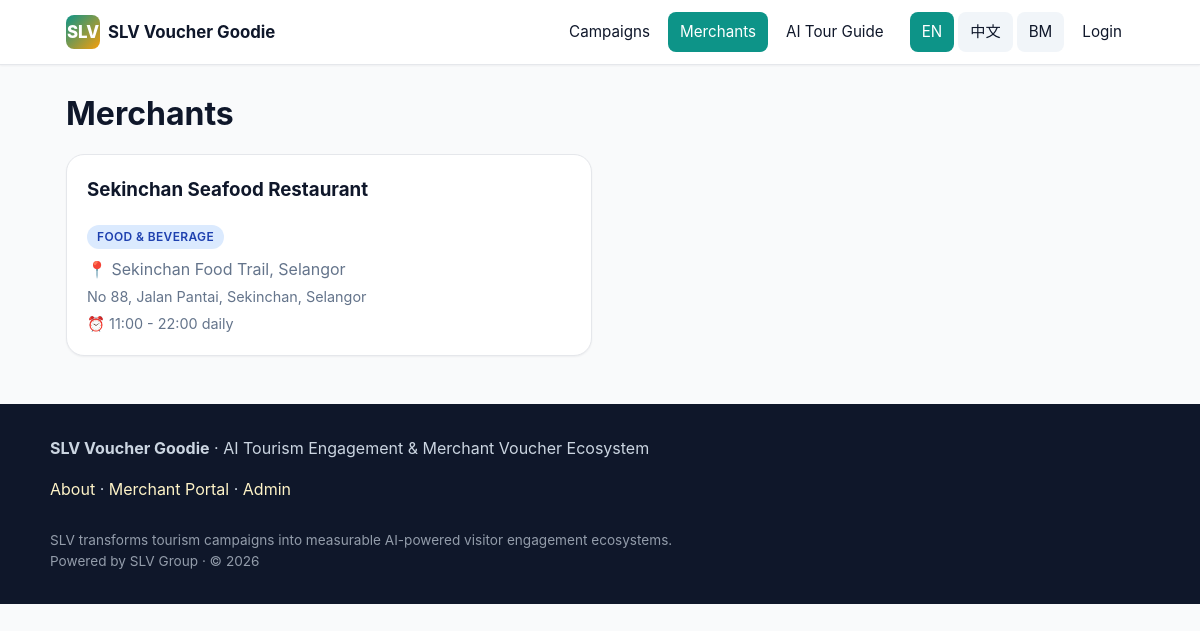
The app's page /merchants, older data.
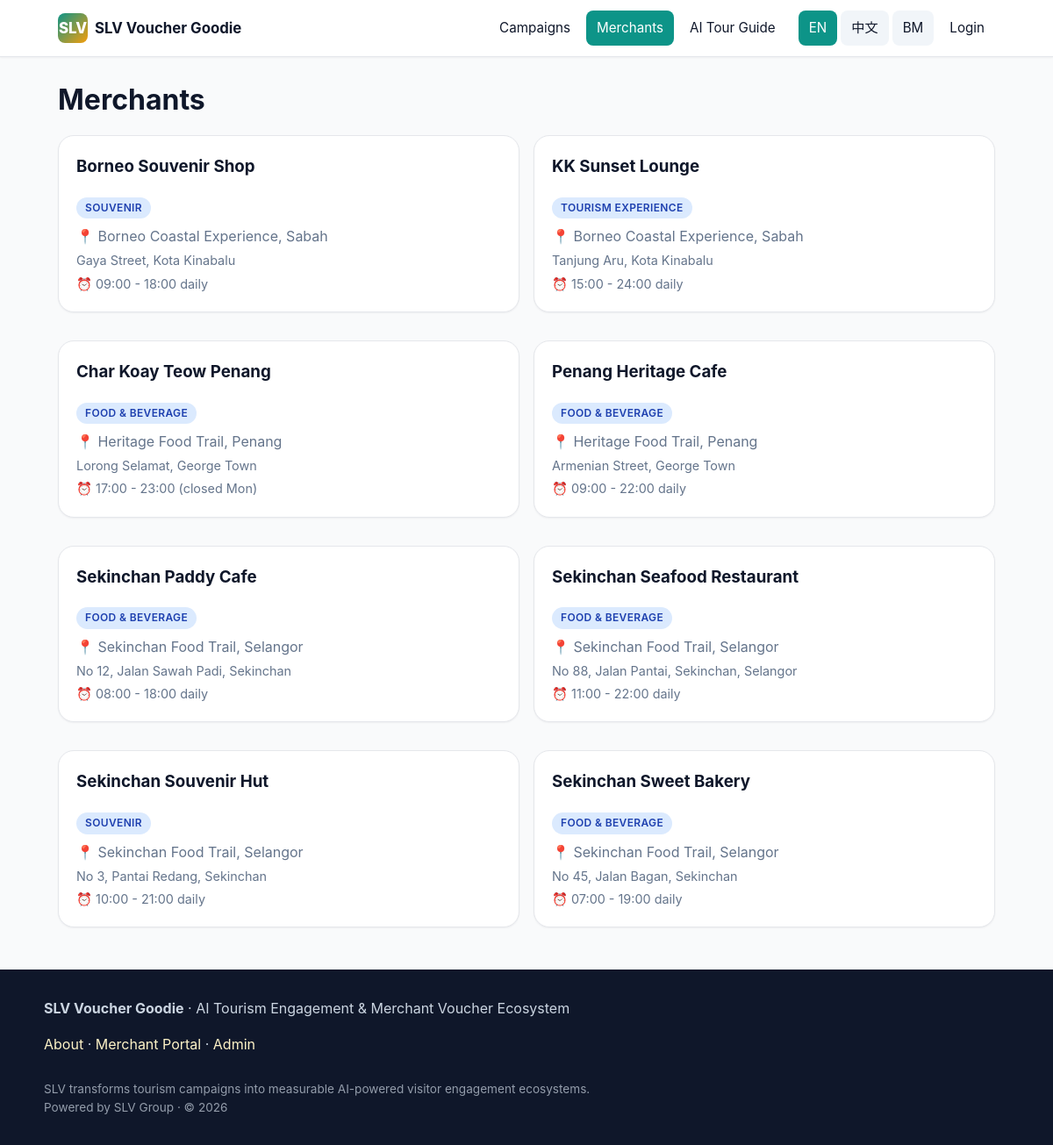
The same page, newer data.
### tables this page shows
CREATE TABLE merchants (
  id                  BIGINT UNSIGNED NOT NULL AUTO_INCREMENT,
  user_id             BIGINT UNSIGNED NOT NULL,
  business_name       VARCHAR(180) NOT NULL,
  owner_name          VARCHAR(120) NOT NULL,
  phone               VARCHAR(40)  NOT NULL,
  whatsapp            VARCHAR(40)  DEFAULT NULL,
  email               VARCHAR(180) NOT NULL,
  category            ENUM('fnb','hotel','retail','souvenir','attraction','transport','experience','others') NOT NULL DEFAULT 'fnb',
  location_id         BIGINT UNSIGNED DEFAULT NULL,
  address             VARCHAR(500) DEFAULT NULL,
  map_link            VARCHAR(500) DEFAULT NULL,
  registration_no     VARCHAR(80)  DEFAULT NULL,
  logo                VARCHAR(255) DEFAULT NULL,
  shop_photos         TEXT DEFAULT NULL,
  operating_hours     VARCHAR(255) DEFAULT NULL,
  wallet_balance      DECIMAL(10,2) NOT NULL DEFAULT 0.00,
  subscription_status ENUM('pending','active','expired','suspended') NOT NULL DEFAULT 'pending',
  status              ENUM('pending','active','suspended') NOT NULL DEFAULT 'pending',
  created_at          DATETIME NOT NULL DEFAULT CURRENT_TIMESTAMP,
  updated_at          DATETIME NOT NULL DEFAULT CURRENT_TIMESTAMP ON UPDATE CURRENT_TIMESTAMP,
  PRIMARY KEY (id),
  KEY idx_merchants_user (user_id),
  KEY idx_merchants_location (location_id),
  KEY idx_merchants_status (status),
  CONSTRAINT fk_merchants_user FOREIGN KEY (user_id) REFERENCES users(id) ON DELETE CASCADE,
  CONSTRAINT fk_merchants_location FOREIGN KEY (location_id) REFERENCES locations(id) ON DELETE SET NULL
);

CREATE TABLE locations (
  id           BIGINT UNSIGNED NOT NULL AUTO_INCREMENT,
  state        VARCHAR(80)  NOT NULL,
  city         VARCHAR(80)  DEFAULT NULL,
  area_name    VARCHAR(120) NOT NULL,
  slug         VARCHAR(80)  NOT NULL,
  description  TEXT,
  banner_image VARCHAR(255) DEFAULT NULL,
  map_link     VARCHAR(500) DEFAULT NULL,
  status       ENUM('active','inactive') NOT NULL DEFAULT 'active',
  created_at   DATETIME NOT NULL DEFAULT CURRENT_TIMESTAMP,
  PRIMARY KEY (id),
  UNIQUE KEY uniq_locations_slug (slug),
  KEY idx_locations_state (state)
);

### app/Core/View.php (called while the page is built, shortened)
<?php
class View
{
    private string $base;
    public function __construct()
    {
        $this->base = SLV_ROOT . '/app/Views/';
    }
    public function render(string $template, array $data = [], ?string $layout = null): string
    {
        $file = $this->base . $template . '.php';
        $data['_user'] = Auth::user();
        $data['_lang'] = Lang::current();
        $data['_flash'] = [
            'success' => flash('success'),
            'error'   => flash('error'),
            'info'    => flash('info'),
        ];
        $data['_errors'] = flash('errors') ?: [];
        $content = $this->capture($file, $data);
        if ($layout === null) {
            if (str_starts_with($template, 'admin/')) {
                $layout = 'layouts/admin';
            } elseif (str_starts_with($template, 'merchant/')) {
                $layout = 'layouts/merchant';
            } elseif (str_starts_with($template, 'errors/')) {
                $layout = 'layouts/public';
            } elseif (!str_starts_with($template, 'layouts/') && !str_starts_with($template, 'partials/')) {
                $layout = 'layouts/public';
            }
        }
        if ($layout) {
            $layoutFile = $this->base . $layout . '.php';
            return $this->capture($layoutFile, array_merge($data, ['content' => $content]));
        }
        return $content;
    }
    private function capture(string $file, array $data): string
    {
        extract($data, EXTR_SKIP);
        require $file;
        return (string) ob_get_clean();
    }
}

### app/Controllers/HomeController.php (called while the page is built, shortened)
<?php
class HomeController extends Controller
{
    public function merchants(array $params): void
    {
        $this->render('public/merchants', [
            'title'     => __('nav.merchants'),
            'merchants' => Merchant::publicListing(),
        ]);
    }
}

### public/index.php (called while the page is built, shortened)
<?php
require SLV_ROOT . '/config/config.php';
require SLV_ROOT . '/app/Core/helpers.php';
$router = new \App\Core\Router();
$router->dispatch();

### app/Core/Lang.php (called while the page is built, shortened)
<?php
class Lang
{
    private static array $messages = [];
    public static function boot(): void
    {
        $fallback = SLV_ROOT . '/app/Lang/en.php';
        $messages = is_file($fallback) ? require $fallback : [];
        self::$messages = $messages;
    }
    public static function get(string $key, array $replace = []): string
    {
        $segments = explode('.', $key);
        $value = self::$messages;
        foreach ($segments as $segment) {
            $value = $value[$segment];
        }
        return $value;
    }
}

### app/Core/helpers.php (called while the page is built, shortened)
<?php
if (!function_exists('config')) {
    function config(string $key, mixed $default = null): mixed
    {
        static $cache = [];
        [$file, $path] = array_pad(explode('.', $key, 2), 2, null);
        if (!isset($cache[$file])) {
            $full = SLV_ROOT . '/config/' . $file . '.php';
            $cache[$file] = is_file($full) ? require $full : [];
        }
        if ($path === null) {
            return $cache[$file];
        }
        $value = $cache[$file];
        foreach (explode('.', $path) as $segment) {
            $value = $value[$segment];
        }
        return $value;
    }
}
if (!function_exists('e')) {
    function e(?string $value): string
    {
        return htmlspecialchars((string) $value, ENT_QUOTES | ENT_SUBSTITUTE, 'UTF-8');
    }
}
if (!function_exists('__')) {
    function __(string $key, array $replace = []): string
    {
        return \App\Core\Lang::get($key, $replace);
    }
}

### config/config.php (called while the page is built, shortened)
<?php
if (!function_exists('env')) {
    function env(string $key, mixed $default = null): mixed
    {
        $value = $_ENV[$key] ?? getenv($key);
        if ($value === false || $value === null || $value === '') {
            return $default;
        }
        return match (strtolower((string) $value)) {
            'true', '(true)'   => true,
            'false', '(false)' => false,
            'null', '(null)'   => null,
            default            => $value,
        };
    }
}
return [
    'name'      => env('APP_NAME', 'SLV Voucher Goodie'),
    'env'       => env('APP_ENV', 'production'),
    'debug'     => (bool) env('APP_DEBUG', false),
    'url'       => rtrim((string) env('APP_URL', 'http://localhost:8000'), '/'),
    'timezone'  => env('APP_TIMEZONE', 'Asia/Kuala_Lumpur'),
    'key'       => env('APP_KEY', ''),
    'pricing' => [
        'subscription_fee'  => (float) env('SUBSCRIPTION_ANNUAL_FEE', 150),
        'redemption_fee'    => (float) env('VOUCHER_REDEMPTION_FEE', 1.50),
        'wallet_min'        => (float) env('WALLET_MIN_BALANCE', 100),
        'wallet_min_reload' => (float) env('WALLET_MIN_RELOAD', 100),
    ],
    'billplz' => [
        'base_url'      => env('BILLPLZ_BASE_URL', 'https://www.billplz-sandbox.com/api/v3'),
        'api_key'       => env('BILLPLZ_API_KEY', ''),
        'collection_id' => env('BILLPLZ_COLLECTION_ID', ''),
        'x_signature'   => env('BILLPLZ_X_SIGNATURE', ''),
    ],
    'openai' => [
        'api_key' => env('OPENAI_API_KEY', ''),
        'model'   => env('OPENAI_MODEL', 'gpt-4o-mini'),
    ],
    'lang' => [
        'default'   => env('DEFAULT_LANG', 'en'),
        'available' => ['en', 'zh', 'ms'],
    ],
];

### config/database.php (called while the page is built)
<?php
return [
    'driver'   => 'mysql',
    'host'     => env('DB_HOST', '127.0.0.1'),
    'port'     => (int) env('DB_PORT', 3306),
    'database' => env('DB_DATABASE', 'slv_voucher'),
    'username' => env('DB_USERNAME', 'root'),
    'password' => env('DB_PASSWORD', ''),
    'charset'  => 'utf8mb4',
    'collation' => 'utf8mb4_unicode_ci',
];

### app/Core/Database.php (called while the page is built, shortened)
<?php
class Database
{
    private static ?PDO $pdo = null;
    public static function pdo(): PDO
    {
        $cfg = config('database');
        $dsn = sprintf(
            '%s:host=%s;port=%d;dbname=%s;charset=%s',
            $cfg['driver'],
            $cfg['host'],
            $cfg['port'],
            $cfg['database'],
            $cfg['charset']
        );
        try {
            self::$pdo = new PDO($dsn, $cfg['username'], $cfg['password'], [
                PDO::ATTR_ERRMODE            => PDO::ERRMODE_EXCEPTION,
                PDO::ATTR_DEFAULT_FETCH_MODE => PDO::FETCH_ASSOC,
                PDO::ATTR_EMULATE_PREPARES   => false,
            ]);
        } catch (PDOException $e) {
            throw new \RuntimeException('Database connection failed: ' . $e->getMessage(), 0, $e);
        }
        return self::$pdo;
    }
    public static function run(string $sql, array $params = []): PDOStatement
    {
        $stmt = self::pdo()->prepare($sql);
        $stmt->execute($params);
        return $stmt;
    }
    public static function all(string $sql, array $params = []): array
    {
        return self::run($sql, $params)->fetchAll();
    }
}

### app/Models/Merchant.php (called while the page is built, shortened)
<?php
class Merchant
{
    public static function publicListing(): array
    {
        return Database::all(
            "SELECT m.*, l.area_name AS location_name, l.state AS location_state
             FROM merchants m
             LEFT JOIN locations l ON l.id = m.location_id
             WHERE m.status = 'active' AND m.subscription_status = 'active'
             ORDER BY l.area_name, m.business_name"
        );
    }
}

### app/Views/public/merchants.php (the view, shortened to what the rows shown need)
<h1 class="mt-0 mb-2"><?= e(__('nav.merchants')) ?></h1>
<?php if (empty($merchants)): ?>
  <div class="card text-center text-muted">—</div>
<?php else: ?>
  <div class="grid grid-2">
    <?php foreach ($merchants as $m): ?>
      <article class="card">
        <h3 class="mt-0"><?= e($m['business_name']) ?></h3>
        <div class="pill pill-info"><?= e(__('merchant.category_options.' . $m['category'])) ?></div>
        <p class="text-muted mt-1" style="margin:8px 0 0;">
          📍 <?= e($m['location_name'] ?? '') ?>, <?= e($m['location_state'] ?? '') ?>
        </p>
        <?php if (!empty($m['address'])): ?>
          <p class="text-muted" style="margin:4px 0 0; font-size:.9rem;"><?= e($m['address']) ?></p>
        <?php endif; ?>
        <?php if (!empty($m['operating_hours'])): ?>
          <p class="text-muted" style="margin:4px 0 0; font-size:.9rem;">⏰ <?= e($m['operating_hours']) ?></p>
        <?php endif; ?>
      </article>
    <?php endforeach; ?>
  </div>
<?php endif; ?>

### app/Core/Router.php (shortened to what the rows shown need)
<?php
class Router
{
    private array $routes = [
        'GET' => [], 'POST' => [], 'PUT' => [], 'DELETE' => [],
    ];
    private array $groupMiddleware = [];
    public function group(array $middleware, callable $callback): void
    {
        $previous = $this->groupMiddleware;
        $this->groupMiddleware = array_merge($previous, $middleware);
        $this->groupMiddleware = $previous;
    }
    private function add(string $method, string $path, array $handler, array $middleware): void
    {
        $pattern = preg_replace('#\{([a-zA-Z_][a-zA-Z0-9_]*)\}#', '(?P<$1>[^/]+)', $path);
        $pattern = '#^' . rtrim($pattern, '/') . '/?$#';
        $this->routes[$method][] = [
            'pattern'    => $pattern,
            'handler'    => $handler,
            'middleware' => array_merge($this->groupMiddleware, $middleware),
        ];
    }
    public function dispatch(): void
    {
        $method = $_SERVER['REQUEST_METHOD'] ?? 'GET';
        $uri = parse_url($_SERVER['REQUEST_URI'] ?? '/', PHP_URL_PATH) ?: '/';
        $uri = rtrim($uri, '/') ?: '/';
        foreach ($this->routes[$method] ?? [] as $route) {
            if (preg_match($route['pattern'], $uri, $matches)) {
                $params = array_filter($matches, 'is_string', ARRAY_FILTER_USE_KEY);
                [$controllerClass, $action] = $route['handler'];
                $controller = new $controllerClass();
                $controller->{$action}($params);
                return;
            }
        }
    }
}

Row changes from the older to the newer data that the page shows:
added merchants: business_name "Borneo Souvenir Shop", category "SOUVENIR", location.area_name "Borneo Coastal Experience", location.state "Sabah", address "Gaya Street, Kota Kinabalu", operating_hours "09:00 - 18:00 daily"
added merchants: business_name "KK Sunset Lounge", category "TOURISM EXPERIENCE", location.area_name "Borneo Coastal Experience", location.state "Sabah", address "Tanjung Aru, Kota Kinabalu", operating_hours "15:00 - 24:00 daily"
added merchants: business_name "Char Koay Teow Penang", category "FOOD & BEVERAGE", location.area_name "Heritage Food Trail", location.state "Penang", address "Lorong Selamat, George Town", operating_hours "17:00 - 23:00 (closed Mon)"
added merchants: business_name "Penang Heritage Cafe", category "FOOD & BEVERAGE", location.area_name "Heritage Food Trail", location.state "Penang", address "Armenian Street, George Town", operating_hours "09:00 - 22:00 daily"
added merchants: business_name "Sekinchan Paddy Cafe", category "FOOD & BEVERAGE", location.area_name "Sekinchan Food Trail", location.state "Selangor", address "No 12, Jalan Sawah Padi, Sekinchan", operating_hours "08:00 - 18:00 daily"
added merchants: business_name "Sekinchan Souvenir Hut", category "SOUVENIR", location.area_name "Sekinchan Food Trail", location.state "Selangor", address "No 3, Pantai Redang, Sekinchan", operating_hours "10:00 - 21:00 daily"
added merchants: business_name "Sekinchan Sweet Bakery", category "FOOD & BEVERAGE", location.area_name "Sekinchan Food Trail", location.state "Selangor", address "No 45, Jalan Bagan, Sekinchan", operating_hours "07:00 - 19:00 daily"
